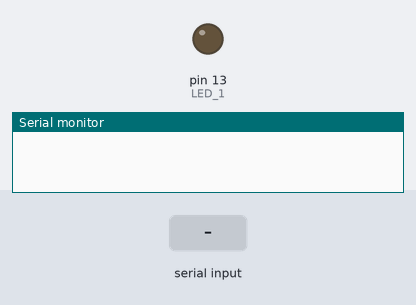
Simulated run of this sketch. Board: Arduino Uno, built with avr-gcc and run on an emulated ATmega328P. On the bench: output pins drawn as LEDs (lit = HIGH), the last lines printed to the serial monitor. The test bench sets the inputs (shaded band).

Above: at 1.5 s.
1.6 s: "A" received over Serial
At 3.2 s:
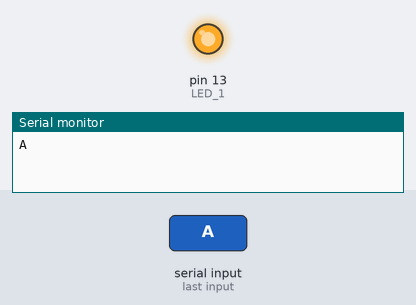
3.5 s: "a" received over Serial
At 4.9 s:
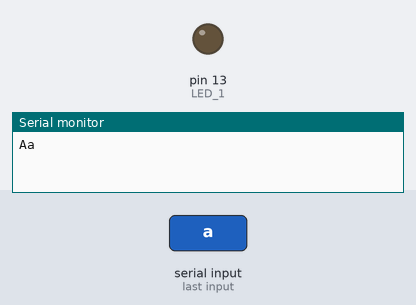
Timing chart, 0 to 6.5 s (numbered marks = the images above; inputs shaded):
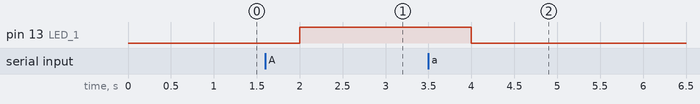

The sketch:

_ex3_.ino
```cpp
/*---------Entrandas e Saídas Digitais-----------------------
*
*3) Faça com que o LED acenda ao receber o caractere ‘A’ da Serial,
*e apague quando receber o caractere ‘a’
*/
 //Declaração de variávies globais

const byte LED_1 = 13;

void setup() {
    pinMode(LED_1, OUTPUT); //LED como dispositivo de saíde
    Serial.begin(9600); // Iniciar Monitor Serial
}
void loop() {

  char A_or_a;
  delay(500);
  if ( Serial.available() > 0 ){
    A_or_a = Serial.read();
    Serial.print(A_or_a);
  }
  if (A_or_a == 'A'){
  digitalWrite(LED_1, HIGH);
  }
  else if (A_or_a == 'a'){
    digitalWrite(LED_1, LOW);
  }
}
```

Measured:
- after the input at 1.6 s, pin 13 (LED_1): LOW → HIGH after 0.40 s
- after the input at 3.5 s, pin 13 (LED_1): HIGH → LOW after 0.50 s
